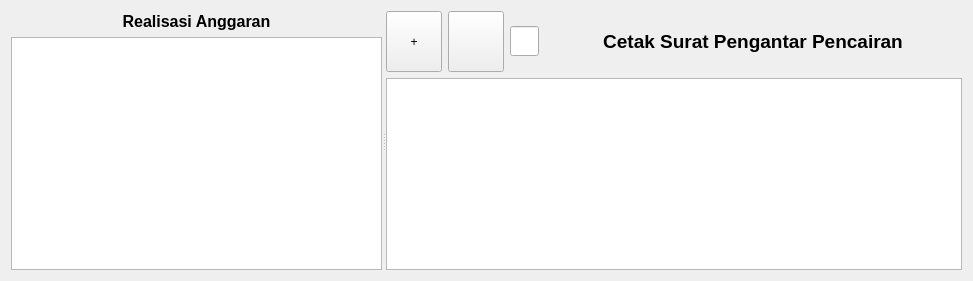
     <widget class="QWidget" name="page_12">
      <layout class="QHBoxLayout" name="horizontalLayout_5">
       <item>
        <widget class="QSplitter" name="splitter_3">
         <property name="orientation">
          <enum>Qt::Horizontal</enum>
         </property>
         <widget class="QWidget" name="layoutWidget">
          <layout class="QVBoxLayout" name="verticalLayout_11">
           <item>
            <widget class="QLabel" name="label_18">
             <property name="minimumSize">
              <size>
               <width>371</width>
               <height>20</height>
              </size>
             </property>
             <property name="font">
              <font>
               <pointsize>12</pointsize>
               <weight>75</weight>
               <bold>true</bold>
              </font>
             </property>
             <property name="text">
              <string>Realisasi Anggaran</string>
             </property>
             <property name="alignment">
              <set>Qt::AlignCenter</set>
             </property>
            </widget>
           </item>
           <item>
            <widget class="QTableWidget" name="tableWidget_realisasi_sppd">
             <property name="styleSheet">
              <string notr="true"/>
             </property>
             <property name="locale">
              <locale language="Indonesian" country="Indonesia"/>
             </property>
             <property name="alternatingRowColors">
              <bool>true</bool>
             </property>
             <property name="selectionBehavior">
              <enum>QAbstractItemView::SelectRows</enum>
             </property>
            </widget>
           </item>
          </layout>
         </widget>
         <widget class="QWidget" name="layoutWidget">
          <layout class="QVBoxLayout" name="verticalLayout_12">
           <item>
            <layout class="QHBoxLayout" name="horizontalLayout_3">
             <item>
              <widget class="QToolButton" name="toolButton_tmbSppd">
               <property name="minimumSize">
                <size>
                 <width>56</width>
                 <height>61</height>
                </size>
               </property>
               <property name="toolTip">
                <string>&lt;html&gt;&lt;head/&gt;&lt;body&gt;&lt;p&gt;Tambah Realisasi&lt;/p&gt;&lt;/body&gt;&lt;/html&gt;</string>
               </property>
               <property name="styleSheet">
                <string notr="true">
background-image: url(:/gbr/html/gbr/icons8-add-list-50.png); 
background-repeat: no-repeat; 
position: fixed; 
width: 40%; 
height:50%; 
bacground-size: 70%</string>
               </property>
               <property name="text">
                <string>+</string>
               </property>
              </widget>
             </item>
             <item>
              <widget class="QToolButton" name="toolButton_cetakpdfSppd">
               <property name="minimumSize">
                <size>
                 <width>56</width>
                 <height>61</height>
                </size>
               </property>
               <property name="styleSheet">
                <string notr="true">
background-image: url(:/gbr/html/gbr/icons8-export-pdf-50.png); 
background-repeat: no-repeat; 
position: fixed; 
width: 40%; 
height:50%; 
bacground-size: 70%</string>
               </property>
               <property name="text">
                <string/>
               </property>
              </widget>
             </item>
             <item>
              <widget class="QLineEdit" name="lineEdit_br">
               <property name="minimumSize">
                <size>
                 <width>0</width>
                 <height>30</height>
                </size>
               </property>
               <property name="maximumSize">
                <size>
                 <width>30</width>
                 <height>16777215</height>
                </size>
               </property>
               <property name="alignment">
                <set>Qt::AlignCenter</set>
               </property>
              </widget>
             </item>
             <item>
              <spacer name="horizontalSpacer_9">
               <property name="orientation">
                <enum>Qt::Horizontal</enum>
               </property>
               <property name="sizeHint" stdset="0">
                <size>
                 <width>40</width>
                 <height>20</height>
                </size>
               </property>
              </spacer>
             </item>
             <item>
              <widget class="QLabel" name="label_20">
               <property name="minimumSize">
                <size>
                 <width>340</width>
                 <height>20</height>
                </size>
               </property>
               <property name="font">
                <font>
                 <pointsize>14</pointsize>
                 <weight>75</weight>
                 <bold>true</bold>
                </font>
               </property>
               <property name="text">
                <string>Cetak Surat Pengantar Pencairan</string>
               </property>
               <property name="alignment">
                <set>Qt::AlignCenter</set>
               </property>
              </widget>
             </item>
             <item>
              <spacer name="horizontalSpacer_5">
               <property name="orientation">
                <enum>Qt::Horizontal</enum>
               </property>
               <property name="sizeHint" stdset="0">
                <size>
                 <width>40</width>
                 <height>20</height>
                </size>
               </property>
              </spacer>
             </item>
            </layout>
           </item>
           <item>
            <widget class="QTableWidget" name="tableWidget_cetak_sppd">
             <property name="styleSheet">
              <string notr="true"/>
             </property>
             <property name="locale">
              <locale language="Indonesian" country="Indonesia"/>
             </property>
             <property name="alternatingRowColors">
              <bool>true</bool>
             </property>
             <property name="selectionBehavior">
              <enum>QAbstractItemView::SelectRows</enum>
             </property>
            </widget>
           </item>
          </layout>
         </widget>
        </widget>
       </item>
      </layout>
     </widget>
